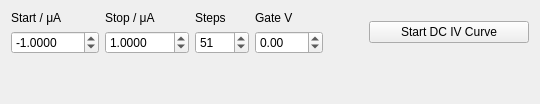
          <widget class="QWidget" name="dc_iv_curve_tab">
           <attribute name="title">
            <string>4p DC IV curve</string>
           </attribute>
           <layout class="QVBoxLayout" name="verticalLayout_25">
            <item>
             <layout class="QHBoxLayout" name="horizontalLayout_9">
              <item>
               <layout class="QVBoxLayout" name="dc_iv_start_current_verticalLayout">
                <item>
                 <widget class="QLabel" name="dc_iv_start_current_label">
                  <property name="text">
                   <string>Start / μA</string>
                  </property>
                 </widget>
                </item>
                <item>
                 <widget class="QDoubleSpinBox" name="dc_iv_start_current">
                  <property name="maximumSize">
                   <size>
                    <width>142</width>
                    <height>16777215</height>
                   </size>
                  </property>
                  <property name="decimals">
                   <number>4</number>
                  </property>
                  <property name="minimum">
                   <double>-5000.000000000000000</double>
                  </property>
                  <property name="maximum">
                   <double>5000.000000000000000</double>
                  </property>
                  <property name="singleStep">
                   <double>0.100000000000000</double>
                  </property>
                  <property name="value">
                   <double>-1.000000000000000</double>
                  </property>
                 </widget>
                </item>
               </layout>
              </item>
              <item>
               <layout class="QVBoxLayout" name="dc_iv_end_current_label_verticalLayout">
                <item>
                 <widget class="QLabel" name="dc_iv_end_current_label">
                  <property name="text">
                   <string>Stop / μA</string>
                  </property>
                 </widget>
                </item>
                <item>
                 <widget class="QDoubleSpinBox" name="dc_iv_end_current">
                  <property name="maximumSize">
                   <size>
                    <width>142</width>
                    <height>16777215</height>
                   </size>
                  </property>
                  <property name="decimals">
                   <number>4</number>
                  </property>
                  <property name="minimum">
                   <double>0.000100000000000</double>
                  </property>
                  <property name="maximum">
                   <double>5000.000000000000000</double>
                  </property>
                  <property name="singleStep">
                   <double>0.100000000000000</double>
                  </property>
                  <property name="value">
                   <double>1.000000000000000</double>
                  </property>
                 </widget>
                </item>
               </layout>
              </item>
              <item>
               <layout class="QVBoxLayout" name="dc_iv_steps_verticalLayout">
                <item>
                 <widget class="QLabel" name="dc_iv_steps_label">
                  <property name="text">
                   <string>Steps</string>
                  </property>
                 </widget>
                </item>
                <item>
                 <widget class="QDoubleSpinBox" name="dc_iv_steps">
                  <property name="maximumSize">
                   <size>
                    <width>142</width>
                    <height>16777215</height>
                   </size>
                  </property>
                  <property name="decimals">
                   <number>0</number>
                  </property>
                  <property name="minimum">
                   <double>1.000000000000000</double>
                  </property>
                  <property name="maximum">
                   <double>5000.000000000000000</double>
                  </property>
                  <property name="singleStep">
                   <double>1.000000000000000</double>
                  </property>
                  <property name="value">
                   <double>51.000000000000000</double>
                  </property>
                 </widget>
                </item>
               </layout>
              </item>
              <item>
               <layout class="QVBoxLayout" name="dc_iv_gate_v_verticalLayout">
                <item>
                 <widget class="QLabel" name="dc_iv_gate_v_label">
                  <property name="text">
                   <string>Gate V</string>
                  </property>
                 </widget>
                </item>
                <item>
                 <widget class="QDoubleSpinBox" name="dc_iv_gate_v">
                  <property name="maximumSize">
                   <size>
                    <width>142</width>
                    <height>16777215</height>
                   </size>
                  </property>
                  <property name="decimals">
                   <number>2</number>
                  </property>
                  <property name="minimum">
                   <double>-100.000000000000000</double>
                  </property>
                  <property name="maximum">
                   <double>100.000000000000000</double>
                  </property>
                  <property name="singleStep">
                   <double>0.250000000000000</double>
                  </property>
                  <property name="value">
                   <double>0.000000000000000</double>
                  </property>
                 </widget>
                </item>
               </layout>
              </item>
              <item>
               <spacer name="horizontalSpacer_6">
                <property name="orientation">
                 <enum>Qt::Horizontal</enum>
                </property>
                <property name="sizeHint" stdset="0">
                 <size>
                  <width>40</width>
                  <height>20</height>
                 </size>
                </property>
               </spacer>
              </item>
              <item>
               <widget class="QPushButton" name="start_4p_dc_iv_button">
                <property name="minimumSize">
                 <size>
                  <width>160</width>
                  <height>0</height>
                 </size>
                </property>
                <property name="maximumSize">
                 <size>
                  <width>300</width>
                  <height>16777215</height>
                 </size>
                </property>
                <property name="text">
                 <string>Start DC IV Curve</string>
                </property>
               </widget>
              </item>
             </layout>
            </item>
            <item>
             <spacer name="verticalSpacer_5">
              <property name="orientation">
               <enum>Qt::Vertical</enum>
              </property>
              <property name="sizeHint" stdset="0">
               <size>
                <width>20</width>
                <height>39</height>
               </size>
              </property>
             </spacer>
            </item>
           </layout>
          </widget>
